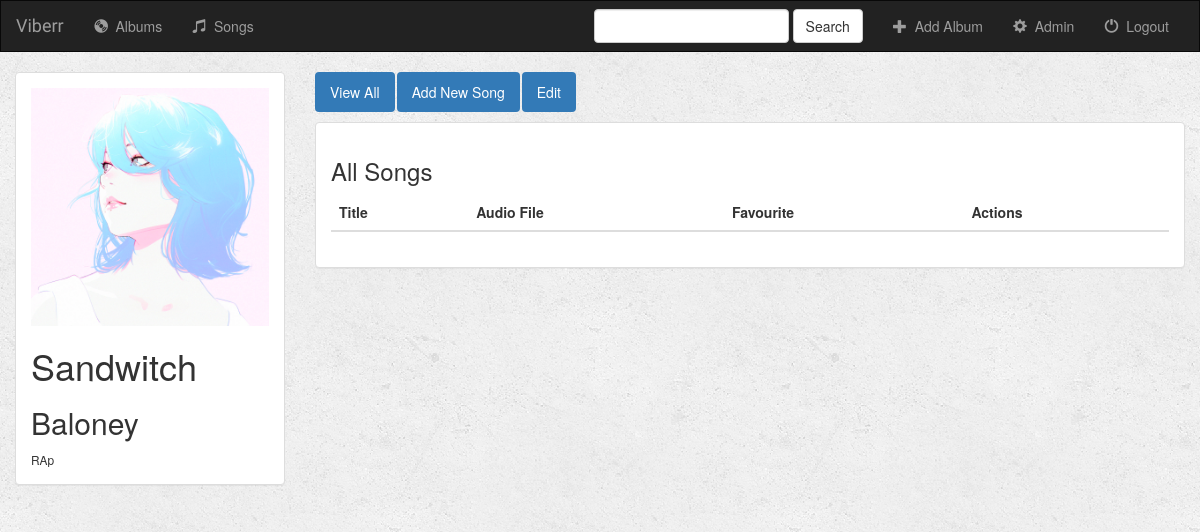
Page /music/1/ on the earlier database version.
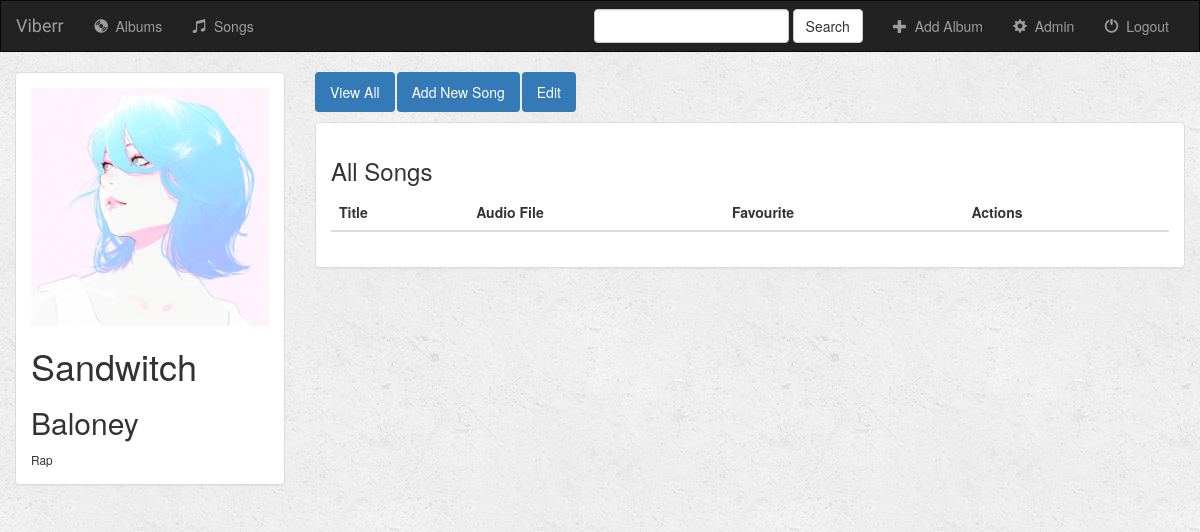
Same page on the later database version.
### music/models.py (models this page shows, shortened)
class Album(models.Model):
    artist = models.CharField(max_length=256)
    title = models.CharField(max_length=256)
    genre = models.CharField(max_length=256)
    logo = models.FileField()
    def __str__(self):
        return self.title + " - " + self.artist

### music/views.py (the view)
# urls.py: url(r'^(?P<pk>[0-9]+)/$', views.DetailView.as_view(), name="detail"),
class DetailView(generic.DetailView):
    model = Album
    template_name = 'music/detail.html'

### music/templates/music/detail.html (shortened to what this page needs)
{% extends 'music/base.html' %}
{% block body %}
    <div class="container-fluid songs-container">
        <div class="row">
            <div class="col-sm-4 col-md-3">
                <div class="panel panel-default">
                    <div class="panel-body">
                        <a href="{% url 'music:detail' album.id %}">
                            {% if album.logo %}
                                <img src="{{ album.logo.url }}" class="img-responsive">
                            {% else %}
                                <h3>No image to display</h3>
                            {% endif %}
                        </a>
                    <h1>{{ album.title }}</h1>
                    <h2>{{ album.artist }}</h2>
                    <small>{{ album.genre }}</small>
                    </div>
                </div>
            </div>
            <div class="col-sm-8 col-md-9">
                <ul class="nav nav-pills" style="margin-bottom: 10px;">
                    <li role="presentation" class="active">
                        <a href="{% url 'music:detail' album.id %}">View All</a>
                    </li>
                    <li role="presentation" class="active">
                        <a href="#">Add New Song</a>
                    </li>
                    <li role="presentation" class="active">
                        <a href="{% url 'music:album-update' album.id %}">Edit</a>
                    </li>
                </ul>
                <div class="panel panel-default">
                    <div class="panel-body">
                        <h3>All Songs</h3>
                        <table class="table">
                            <thead>
                            <tr>
                                <th>Title</th>
                                <th>Audio File</th>
                                <th>Favourite</th>
                                <th>Actions</th>
                            </tr>
                            </thead>
                        </table>
                    </div>
                </div>
            </div>
        </div>
    </div>
{% endblock %}

Differences in the rows shown:
changed Album "Sandwitch": genre "RAp" → "Rap"
